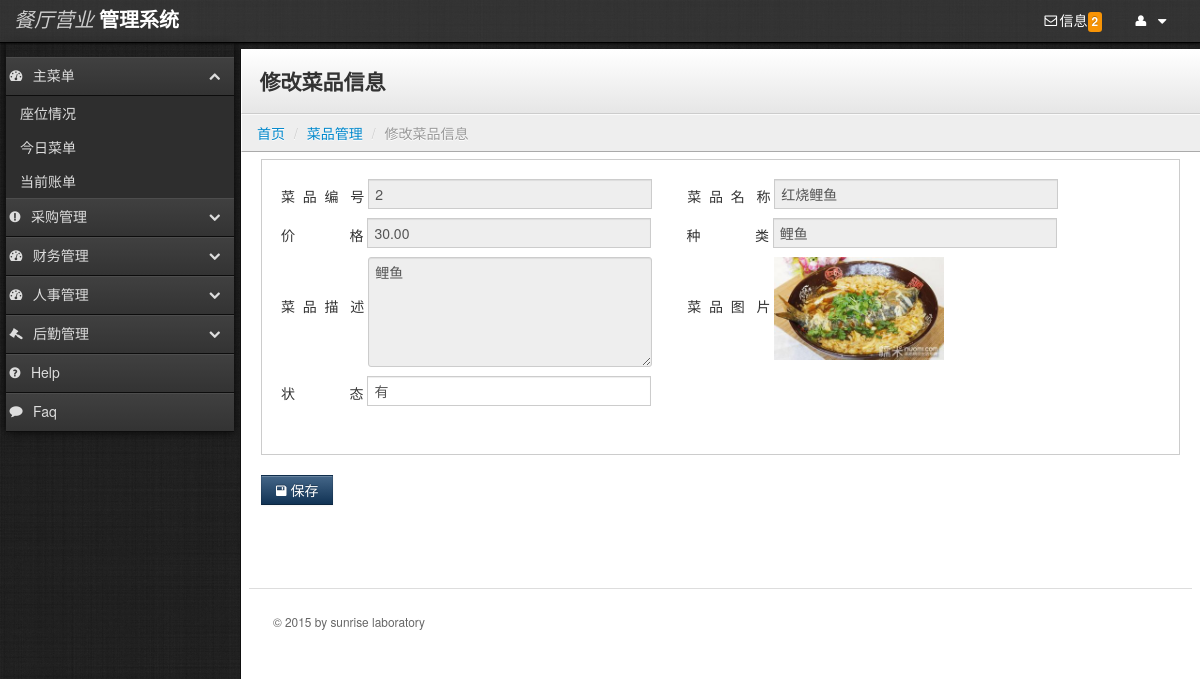
Page /newRes/modify_menuinfo.php?id=2 on the committed database.
### tables this page shows
CREATE TABLE `food` (
  `foodID` bigint(20) NOT NULL,
  `foodName` varchar(50) NOT NULL,
  `price` float(20,2) NOT NULL,
  `foodType` varchar(50) NOT NULL,
  `description` varchar(200) default NULL,
  `imageLocation` varchar(200) default NULL,
  PRIMARY KEY  (`foodID`)
);

CREATE TABLE `menu` (
  `menuID` bigint(20) NOT NULL auto_increment,
  `foodID` bigint(20) NOT NULL,
  `state` int(1) NOT NULL,
  `staffID` bigint(20) NOT NULL,
  PRIMARY KEY  (`menuID`),
  KEY `FK_Reference_7` (`staffID`),
  CONSTRAINT `FK_Reference_7` FOREIGN KEY (`staffID`) REFERENCES `staff` (`staffID`)
);

### newRes/modify_menuinfo.php (the view, shortened to what this page needs)
<?php include('conn/conn.php');?>
<?php
$id="";
if($_SERVER['REQUEST_METHOD']=="GET")
{
	$id=$_GET["id"];
	$selectsql="select * from food where foodID=".$id."";
	$sql = mysql_query($selectsql,$conn) or die(mysql_error());
	$row = mysql_fetch_assoc($sql);
}
?>
<?php include('boot.php');?>
    <div class="content">
        <div class="header">
            <h1 class="page-title">修改菜品信息</h1>
        </div>
                <ul class="breadcrumb">
            <li><a href="index.php">首页</a> <span class="divider">/</span></li>
            <li><a href="repertoryinfo.php">菜品管理</a> <span class="divider">/</span></li>
            <li class="active">修改菜品信息</li>
        </ul>
        <div class="container-fluid">
            <div class="row-fluid">
<div class="well">
    <div id="myTabContent" class="tab-content">
      <div class="tab-pane active in" id="home">
    <form name="foodinfo" method="post" action="modify_menuinfo_ok.php?id=<?php echo $id;?>" enctype="multipart/form-data">
        <label>菜&nbsp;&nbsp;品&nbsp;&nbsp;编&nbsp;&nbsp;&nbsp;号</label>
        <input name="id" type="text" class="input-xlarge" value="<?php echo $row["foodID"];?>" readonly>
        <label>菜&nbsp;&nbsp;品&nbsp;&nbsp;名&nbsp;&nbsp;&nbsp;称</label>
        <input name="name" type="text" class="input-xlarge" value="<?php echo $row["foodName"];?>" readonly>
        <br/>
        <label>价&nbsp;&nbsp;&nbsp;&nbsp;&nbsp;&nbsp;&nbsp;&nbsp;&nbsp;&nbsp;&nbsp;&nbsp;&nbsp;&nbsp;格</label>
        <input name="price" type="text" class="input-xlarge" value="<?php echo $row["price"];?>" readonly/>
        <label>种&nbsp;&nbsp;&nbsp;&nbsp;&nbsp;&nbsp;&nbsp;&nbsp;&nbsp;&nbsp;&nbsp;&nbsp;&nbsp;&nbsp;类</label>
        <input name="number" type="text" class="input-xlarge" value="<?php echo $row["foodType"];?>" readonly/>
        <br/>
        <label>菜&nbsp;&nbsp;品&nbsp;&nbsp;描&nbsp;&nbsp;&nbsp;述</label>
        <textarea name="desc" cols="" rows="5" class="input-xlarge" readonly><?php echo $row["description"];?></textarea>
        <label>菜&nbsp;&nbsp;品&nbsp;&nbsp;图&nbsp;&nbsp;&nbsp;片</label>
        <img src="<?php echo $row['imageLocation'];?>" alt="product" height="170" width="170">
        <br/>
        <label>状&nbsp;&nbsp;&nbsp;&nbsp;&nbsp;&nbsp;&nbsp;&nbsp;&nbsp;&nbsp;&nbsp;&nbsp;&nbsp;&nbsp;态</label>
        <?php
            $select="select state from menu where foodID=$id";
            $sql1=mysql_query($select,$conn) or die(mysql_error());
            $array=mysql_fetch_array($sql1);
            if($array){
          ?>
        <input name="state" type="text" maxlength="1" title="请填写有或无" class="input-xlarge" value="<?php if($array[state]==1) echo "有"; else echo "无";?>"/>
        <?php } else { ?>
        <input name="state" type="text" maxlength="1" class="input-xlarge" value="<?php echo "无";?>"/>
        <?php } ?>
      </div>
  </div>
</div>
<div class="btn-toolbar">
    <button class="btn btn-primary" onClick="return TianJia(form)" value=" "><i class="icon-save"></i> 保存</button>
</div>
                    <footer>
                        <hr>
                        <p>&copy; 2015 by sunrise laboratory </p>
                </footer>
            </div>
        </div>
    </div>
  </body>
</html>

### newRes/stylesheets/theme.css (style rules this page uses)
body { background: #222; background-image: url('../images/black-Linen.png'); background-position: initial initial; background-repeat: initial initial; margin: 0px; padding: 0px; }
h1 { margin-top: 0px; color: #eee; }
hr { border-top: 1px solid #ddd; border-bottom: 1px solid #fff; }
.content { min-width: 400px; position: relative; min-height: 800px; background: #fff; margin-left: 240px; margin-top: 6px; border-left: 1px solid #000000; border-left: 1px solid #111; }
.header { background: #ffffff; background: #ffffff; background: -webkit-gradient(linear, left bottom, left top, color-stop(0, #e6e6e6), color-stop(1, #ffffff)); background: -ms-linear-gradient(bottom, #e6e6e6, #ffffff); background: -moz-linear-gradient(center bottom, #e6e6e6 0%, #ffffff 100%); background: -o-linear-gradient(bottom, #e6e6e6, #ffffff); filter: progid:dximagetransform.microsoft.gradient(startColorStr='#e6e6e6', EndColorStr='#ffffff'); -ms-filter: "progid:DXImageTransform.Microsoft.gradient(startColorStr='#ffffff',EndColorStr='#e6e6e6')"; border-bottom: 1px solid #cccccc; border-top: 1px solid #ffffff; border-left: 1px solid #ffffff; padding: 0em 1.25em; }
.header h1 { margin: 1em 0em; padding: 0em; line-height: 1em; font-size: 1.5em; color: #eee; color: #333; }
.breadcrumb { -webkit-box-shadow: none; -moz-box-shadow: none; box-shadow: none; -webkit-border-radius: 0px; -moz-border-radius: 0px; border-radius: 0px; -moz-background-clip: padding; -webkit-background-clip: padding-box; background-clip: padding-box; background: #eee; border-bottom: 1px solid #aaa; border-top: 1px solid #fafafa; border-left: 1px solid #fff; margin-bottom: .5em; }
footer { padding: 1em; margin-top: 4em; color: #666; font-size: .85em; line-height: 1.3em; }
footer hr { margin: 2em -2em; }
.btn { -webkit-border-radius: 0px; -moz-border-radius: 0px; border-radius: 0px; }
.btn-primary { background-color: #113355; background-image: -webkit-gradient(linear, 0 0, 0 100%, from(#446688), to(#113355)); background-image: -webkit-linear-gradient(top, #446688, #113355); background-image: -o-linear-gradient(top, #446688, #113355); background-image: linear-gradient(to bottom, #446688, #113355); background-image: -moz-linear-gradient(top, #446688, #113355); filter: progid:dximagetransform.microsoft.gradient(startColorStr='#446688', EndColorStr='#113355'); -ms-filter: "progid:DXImageTransform.Microsoft.gradient(startColorStr='#446688',EndColorStr='#113355')"; }
.well { background-color: #fff; border: 1px solid #ccc; -webkit-box-shadow: 1px 1px 0px #ffffff; -moz-box-shadow: 1px 1px 0px #ffffff; box-shadow: 1px 1px 0px #ffffff; -webkit-border-radius: 0px; -moz-border-radius: 0px; border-radius: 0px; -moz-background-clip: padding; -webkit-background-clip: padding-box; background-clip: padding-box; }
input[type="text"], input[type="password"] { -webkit-border-radius: 0px; -moz-border-radius: 0px; border-radius: 0px; -moz-background-clip: padding; -webkit-background-clip: padding-box; background-clip: padding-box; }

### newRes/modify_menuinfo.php (style rules this page uses)
label { display:inline-block; }

### rows in the picture
food: id "2", name "红烧鲤鱼", price "30.00", number "鲤鱼", desc "鲤鱼", imageLocation (picture)
menu: state "有"

### other values in the picture
$arrayDealTFNum['count'] "2"
